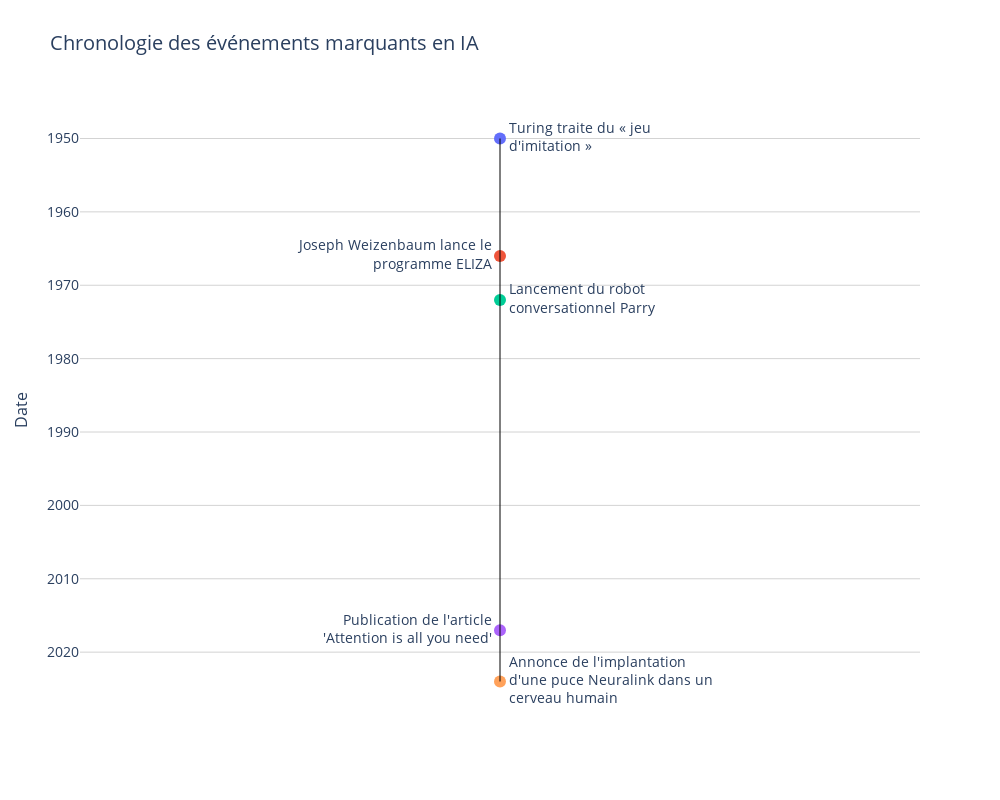

The notebook cell this image was saved under:
### Code cell
import pandas as pd
import plotly.graph_objects as go
from textwrap import wrap

# Création du dataframe avec une colonne supplémentaire pour les détails
data = pd.DataFrame([
    dict(
        Événement="Annonce de l'implantation d'une puce Neuralink dans un cerveau humain", 
        Début="2024",
        Détails="Premier patient reçoit un implant cérébral Neuralink.<br><a style='color: #00ffff;' href='https://neuralink.com'>→ En savoir plus sur neuralink.com</a>"
    ),
])
data.loc[len(data)] = dict(
    Événement="Publication de l'article 'Attention is all you need'",
    Début="2017",
    Détails="Article fondateur sur l'architecture des transformeurs par Vaswani et al.<br><a style='color: #00ffff;' href='https://doi.org/10.48550/arXiv.1706.03762'>→ Lire l'article original</a>"
)
data.loc[len(data)] = dict(
    Événement="Joseph Weizenbaum lance le programme ELIZA",
    Début="1966",
    Détails="Premier chatbot simulant un psychothérapeute.<br><a style='color: #00ffff;' href='https://wikipedia.org/wiki/ELIZA'>→ Article Wikipedia sur ELIZA</a>"
)
data.loc[len(data)] = dict(
    Événement="Lancement du robot conversationnel Parry",
    Début="1972",
    Détails="Chatbot simulant un patient paranoïaque, créé par Kenneth Colby.<br><a style='color: #00ffff;' href='https://wikipedia.org/wiki/PARRY'>→ Article Wikipedia sur PARRY</a>"
)
data.loc[len(data)] = dict(
    Événement="Turing traite du « jeu d'imitation »",
    Début="1950",
    Détails="Publication de 'Computing Machinery and Intelligence'.<br><a style='color: #00ffff;' href='https://doi.org/10.1093/mind/LIX.236.433'>→ Consulter l'article original</a>"
)

# Conversion des dates en format datetime
data['Début'] = pd.to_datetime(data['Début'])

# Tri des données par date
data = data.sort_values('Début')

# Wrapping du texte des événements
data['Événement'] = data['Événement'].apply(lambda x: '<br>'.join(wrap(x, width=30)))

# Création des positions alternées pour les textes
positions = ['middle right', 'middle left'] * (len(data) // 2 + 1)
positions = positions[:len(data)]

# Position opposée pour le hover (si le texte est à droite, le hover sera à gauche et vice versa)
hover_alignments = ['left' if pos == 'middle right' else 'right' for pos in positions]

# Création du graphique
fig = go.Figure()

# Ajout des points et textes
for i, row in enumerate(data.itertuples()):
    fig.add_trace(go.Scatter(
        y=[row.Début],
        x=[0],
        mode='markers+text',
        marker=dict(size=12, symbol='circle'),
        text=[row.Événement],
        textposition=positions[i],
        textfont=dict(size=14),
        showlegend=False,
        hovertemplate="%{customdata}<br><b>%{y|%Y}</b><extra></extra>",
        customdata=[row.Détails],
        hoverlabel=dict(
            bgcolor='rgba(0,0,0,0.8)',
            align=hover_alignments[i]  # Position alternée du hover
        ),
    ))

# Ajout de la ligne verticale
fig.add_trace(go.Scatter(
    y=[data['Début'].min(), data['Début'].max()],
    x=[0, 0],
    mode='lines',
    line=dict(color='black', width=1),
    showlegend=False,
    hoverinfo='skip'
))

# Personnalisation du graphique
fig.update_layout(
    title=dict(
        text="Chronologie des événements marquants en IA",
        font=dict(size=20)
    ),
    width=1000,
    height=800,
    plot_bgcolor='white',
    xaxis=dict(
        showgrid=False,
        zeroline=False,
        showticklabels=False,
        range=[-3, 3]
    ),
    yaxis=dict(
        title="Date",
        title_font=dict(size=16),
        tickfont=dict(size=14),
        showgrid=True,
        gridwidth=1,
        gridcolor='LightGray',
        autorange="reversed"
    ),
    hoverlabel=dict(
        font_size=14,
    ),
    hovermode='closest',
    hoverdistance=100,
    clickmode='event+select',  # Rend le hover persistant jusqu'au prochain clic
)

# Affichage du graphique
fig.show()

### Figure 1 — Plotly figure (JSON) as saved in the notebook; plotly's stock layout.template omitted (floating-point values rounded to 4 significant figures)
{"data": [{"customdata": ["Publication de 'Computing Machinery and Intelligence'.<br><a style='color: #00ffff;' href='https://doi.org/10.1093/mind/LIX.236.433'>→ Consulter l'article original</a>"], "hoverlabel": {"align": "left", "bgcolor": "rgba(0,0,0,0.8)"}, "hovertemplate": "%{customdata}<br><b>%{y|%Y}</b><extra></extra>", "marker": {"size": 12, "symbol": "circle"}, "mode": "markers+text", "showlegend": false, "text": ["Turing traite du « jeu<br>d'imitation »"], "textfont": {"size": 14}, "textposition": "middle right", "type": "scatter", "x": [0], "y": ["1950-01-01T00:00:00"]}, {"customdata": ["Premier chatbot simulant un psychothérapeute.<br><a style='color: #00ffff;' href='https://wikipedia.org/wiki/ELIZA'>→ Article Wikipedia sur ELIZA</a>"], "hoverlabel": {"align": "right", "bgcolor": "rgba(0,0,0,0.8)"}, "hovertemplate": "%{customdata}<br><b>%{y|%Y}</b><extra></extra>", "marker": {"size": 12, "symbol": "circle"}, "mode": "markers+text", "showlegend": false, "text": ["Joseph Weizenbaum lance le<br>programme ELIZA"], "textfont": {"size": 14}, "textposition": "middle left", "type": "scatter", "x": [0], "y": ["1966-01-01T00:00:00"]}, {"customdata": ["Chatbot simulant un patient paranoïaque, créé par Kenneth Colby.<br><a style='color: #00ffff;' href='https://wikipedia.org/wiki/PARRY'>→ Article Wikipedia sur PARRY</a>"], "hoverlabel": {"align": "left", "bgcolor": "rgba(0,0,0,0.8)"}, "hovertemplate": "%{customdata}<br><b>%{y|%Y}</b><extra></extra>", "marker": {"size": 12, "symbol": "circle"}, "mode": "markers+text", "showlegend": false, "text": ["Lancement du robot<br>conversationnel Parry"], "textfont": {"size": 14}, "textposition": "middle right", "type": "scatter", "x": [0], "y": ["1972-01-01T00:00:00"]}, {"customdata": ["Article fondateur sur l'architecture des transformeurs par Vaswani et al.<br><a style='color: #00ffff;' href='https://doi.org/10.48550/arXiv.1706.03762'>→ Lire l'article original</a>"], "hoverlabel": {"align": "right", "bgcolor": "rgba(0,0,0,0.8)"}, "hovertemplate": "%{customdata}<br><b>%{y|%Y}</b><extra></extra>", "marker": {"size": 12, "symbol": "circle"}, "mode": "markers+text", "showlegend": false, "text": ["Publication de l'article<br>'Attention is all you need'"], "textfont": {"size": 14}, "textposition": "middle left", "type": "scatter", "x": [0], "y": ["2017-01-01T00:00:00"]}, {"customdata": ["Premier patient reçoit un implant cérébral Neuralink.<br><a style='color: #00ffff;' href='https://neuralink.com'>→ En savoir plus sur neuralink.com</a>"], "hoverlabel": {"align": "left", "bgcolor": "rgba(0,0,0,0.8)"}, "hovertemplate": "%{customdata}<br><b>%{y|%Y}</b><extra></extra>", "marker": {"size": 12, "symbol": "circle"}, "mode": "markers+text", "showlegend": false, "text": ["Annonce de l'implantation<br>d'une puce Neuralink dans un<br>cerveau humain"], "textfont": {"size": 14}, "textposition": "middle right", "type": "scatter", "x": [0], "y": ["2024-01-01T00:00:00"]}, {"hoverinfo": "skip", "line": {"color": "black", "width": 1}, "mode": "lines", "showlegend": false, "type": "scatter", "x": [0, 0], "y": ["1950-01-01T00:00:00", "2024-01-01T00:00:00"]}], "layout": {"clickmode": "event+select", "height": 800, "hoverdistance": 100, "hoverlabel": {"font": {"size": 14}}, "hovermode": "closest", "plot_bgcolor": "white", "title": {"font": {"size": 20}, "text": "Chronologie des événements marquants en IA"}, "width": 1000, "xaxis": {"range": [-3, 3], "showgrid": false, "showticklabels": false, "zeroline": false}, "yaxis": {"autorange": "reversed", "gridcolor": "LightGray", "gridwidth": 1, "showgrid": true, "tickfont": {"size": 14}, "title": {"font": {"size": 16}, "text": "Date"}}}}
